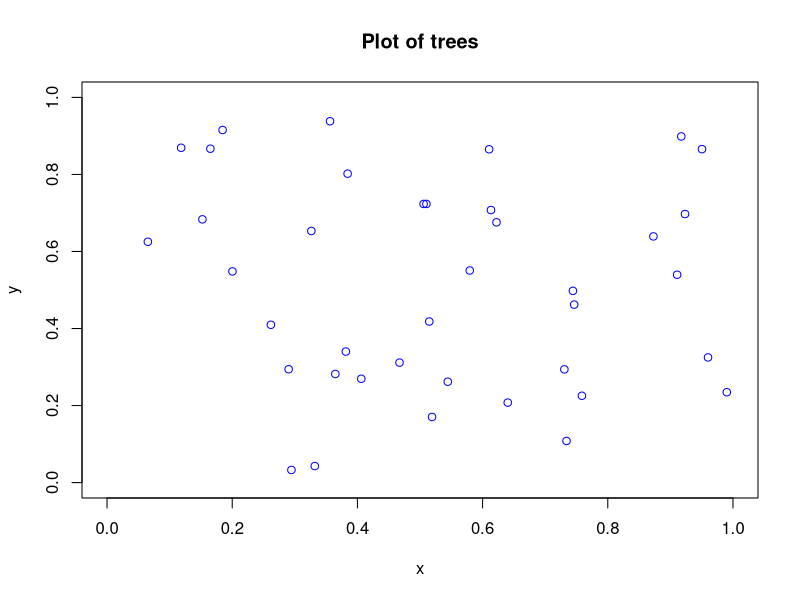

The R source for this figure:
#######################################
# a)
#######################################
size = c(0,1)
mySquare = c(0.2, 0.6)
lambda = 36

simulateTrees <- function(size, lambda, square){
  N <- rpois(1, lambda)
  
  x <- runif(N,size[1], size[2])
  y <- runif(N,size[1], size[2])
  
  #Plotting to test which is a later excercise
  #plot(x,y,xlim = c(0,1),ylim = c(0,1))
  #rect(0.2, 0.2, 0.4, 0.4)
  
  #return(sum((x > 0.2 & x < 0.4) & (y > 0.2 & y < 0.4)))
  xInSquare <- (x > square[1] & x < square[2])
  yInSquare <- (y > square[1] & y < square[2])
  pointsInSquare <- sum(xInSquare & yInSquare)
  
  return(pointsInSquare >= 6)
}

simlist <- replicate(10000, simulateTrees(size, lambda, mySquare))
mean(simlist)

1-sum(dpois(seq(1,5),36*0.16))

#######################################
# b)
#######################################
size = c(0,1)
square1 = c(0.2, 0.6)
square2 = c(0.4, 0.8)
lambda = 36

simulateTrees2 <- function(size, lambda, square1, square2){
  N <- rpois(1, lambda)
  
  x <- runif(N,size[1], size[2])
  y <- runif(N,size[1], size[2])
  
  xInSquare1 <- (x > square1[1] & x < square1[2])
  yInSquare1 <- (y > square1[1] & y < square1[2])
  pointsInSquare1 <- sum(xInSquare1 & yInSquare1)
  
  xInSquare2 <- (x > square2[1] & x < square2[2])
  yInSquare2 <- (y > square2[1] & y < square2[2])
  pointsInSquare2 <- sum(xInSquare2 & yInSquare2)
  
  return(pointsInSquare1 == 4 & pointsInSquare2 == 4)
}

simlist <- replicate(100000, simulateTrees2(size, lambda, square1, square2))
mean(simlist) # 0.0226

dpois(4, 36*0.16) + dpois(4, 36*0.16) # 0.2890497
dpois(4, 2*36*0.16) # 0.007286622

#######################################
# c)
#######################################
size = c(0,1)
mySquare = c(0.2, 0.6)
lambda = 36

plotTrees <- function(size, lambda, square){
  N <- rpois(1, lambda)
  
  x <- runif(N,size[1], size[2])
  y <- runif(N,size[1], size[2])
  
  plot(x,y,xlim = size,ylim = size, col="blue", main="Plot of trees")
}

plotTrees(size, lambda, mySquare)

#######################################
# c)
#######################################
